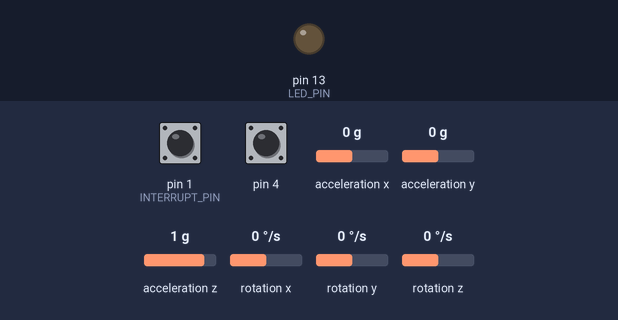
A sketch run on a simulated Arduino Leonardo, built with avr-gcc and run on an emulated ATmega32U4. Shown: output pins drawn as LEDs (lit = HIGH). Dashed ring = blinking. The test bench sets the inputs (shaded band); at power-on: pin 1 (INTERRUPT_PIN) LOW, pin 4 HIGH, acceleration x 0 g, acceleration y 0 g, acceleration z 1 g, rotation x 0 °/s, rotation y 0 °/s, rotation z 0 °/s. The sensor or clock chip raises its interrupt line as the real part does; USB keyboard and mouse output is not drawn; what the sketch prints to the serial monitor is not drawn.

Above: at 0.1 s.
At 0.66 s:
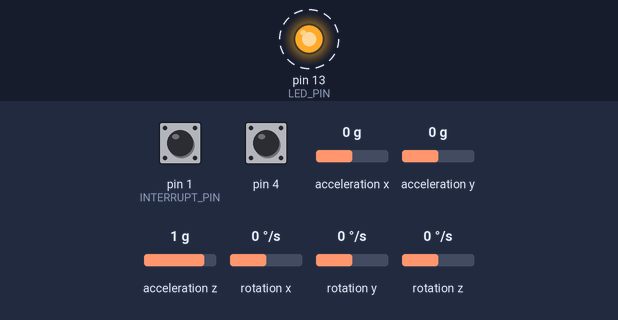
Timing chart, 0 to 3.5 s (numbered marks = the images above):
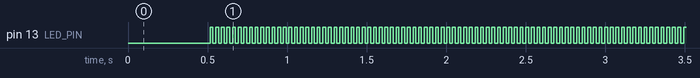

The sketch:

Gyrocon4.ino
```cpp
// Joystick library by Matthew Heironimus
// =======================================
// I2C device class (I2Cdev) demonstration Arduino sketch for MPU6050 class using DMP (MotionApps v2.0)
// 6/21/2012 by Jeff Rowberg <jeff@rowberg.net>
// Updates should (hopefully) always be available at https://github.com/jrowberg/i2cdevlib
//
// Changelog:
//      2019-07-08 - Added Auto Calibration and offset generator
//       - and altered FIFO retrieval sequence to avoid using blocking code
//      2016-04-18 - Eliminated a potential infinite loop
//      2013-05-08 - added seamless Fastwire support
//                 - added note about gyro calibration
//      2012-06-21 - added note about Arduino 1.0.1 + Leonardo compatibility error
//      2012-06-20 - improved FIFO overflow handling and simplified read process
//      2012-06-19 - completely rearranged DMP initialization code and simplification
//      2012-06-13 - pull gyro and accel data from FIFO packet instead of reading directly
//      2012-06-09 - fix broken FIFO read sequence and change interrupt detection to RISING
//      2012-06-05 - add gravity-compensated initial reference frame acceleration output
//                 - add 3D math helper file to DMP6 example sketch
//                 - add Euler output and Yaw/Pitch/Roll output formats
//      2012-06-04 - remove accel offset clearing for better results (thanks Sungon Lee)
//      2012-06-01 - fixed gyro sensitivity to be 2000 deg/sec instead of 250
//      2012-05-30 - basic DMP initialization working

/* ============================================
I2Cdev device library code is placed under the MIT license
Copyright (c) 2012 Jeff Rowberg

Permission is hereby granted, free of charge, to any person obtaining a copy
of this software and associated documentation files (the "Software"), to deal
in the Software without restriction, including without limitation the rights
to use, copy, modify, merge, publish, distribute, sublicense, and/or sell
copies of the Software, and to permit persons to whom the Software is
furnished to do so, subject to the following conditions:

The above copyright notice and this permission notice shall be included in
all copies or substantial portions of the Software.

THE SOFTWARE IS PROVIDED "AS IS", WITHOUT WARRANTY OF ANY KIND, EXPRESS OR
IMPLIED, INCLUDING BUT NOT LIMITED TO THE WARRANTIES OF MERCHANTABILITY,
FITNESS FOR A PARTICULAR PURPOSE AND NONINFRINGEMENT. IN NO EVENT SHALL THE
AUTHORS OR COPYRIGHT HOLDERS BE LIABLE FOR ANY CLAIM, DAMAGES OR OTHER
LIABILITY, WHETHER IN AN ACTION OF CONTRACT, TORT OR OTHERWISE, ARISING FROM,
OUT OF OR IN CONNECTION WITH THE SOFTWARE OR THE USE OR OTHER DEALINGS IN
THE SOFTWARE.
===============================================
*/


#include <Joystick.h>
#include "I2Cdev.h"
#include "MPU6050_6Axis_MotionApps20.h"
#include "Wire.h"

#define OUTPUT_READABLE_QUATERNION
#define INTERRUPT_PIN 1
#define LED_PIN 13

MPU6050 mpu;

int xval;
int yval;
int zval;
const int resetBtn = 4;

bool blinkState = false;

// MPU control/status vars
bool dmpReady = false;  // set true if DMP init was successful
uint8_t mpuIntStatus;   // holds actual interrupt status byte from MPU
uint8_t devStatus;      // return status after each device operation (0 = success, !0 = error)
uint16_t packetSize;    // expected DMP packet size (default is 42 bytes)
uint16_t fifoCount;     // count of all bytes currently in FIFO
uint8_t fifoBuffer[64]; // FIFO storage buffer

// orientation/motion vars
Quaternion q;           // [w, x, y, z]         quaternion container

volatile bool mpuInterrupt = false;     // indicates whether MPU interrupt pin has gone high
void dmpDataReady() {
    mpuInterrupt = true;
}
// Joystick stuff
Joystick_ Joystick(JOYSTICK_DEFAULT_REPORT_ID,JOYSTICK_TYPE_GAMEPAD,
  0, 0,                  // Button Count, Hat Switch Count
  true, true, true,     // X, Y and Z Axis
  false, false, false,   // No Rx, Ry, or Rz
  false, false,          // No rudder or throttle
  false, false, false);  // No accelerator, brake, or steering

int axe1Value;
int axe2Value;
int axe3Value;

void setup() {

// Initialize Button Pins
  pinMode(4, INPUT_PULLUP);

  // Initialize Joystick Library
  Joystick.begin();
  Joystick.setXAxisRange(-1000, 1000);
  Joystick.setYAxisRange(-1000, 1000);
  Joystick.setZAxisRange(-1000, 1000);

// join I2C bus (I2Cdev library doesn't do this automatically)

    // initialize serial communication
    Serial.begin(115200);

    // initialize device
    Serial.println(F("Initializing I2C devices..."));

    #if I2CDEV_IMPLEMENTATION == I2CDEV_ARDUINO_WIRE
        Wire.begin();
        Wire.setClock(400000); // 400kHz I2C clock. Comment this line if having compilation difficulties
    #elif I2CDEV_IMPLEMENTATION == I2CDEV_BUILTIN_FASTWIRE
        Fastwire::setup(400, true);
    #endif

    mpu.initialize();
    pinMode(INTERRUPT_PIN, INPUT);

    // verify connection
    Serial.println(F("Testing device connections..."));
    Serial.println(mpu.testConnection() ? F("MPU6050 connection successful") : F("MPU6050 connection failed"));

    // load and configure the DMP
    Serial.println(F("Initializing DMP..."));
    devStatus = mpu.dmpInitialize();

    // supply your own gyro offsets here, scaled for min sensitivity
    mpu.setXGyroOffset(22);
    mpu.setYGyroOffset(-49);
    mpu.setZGyroOffset(100);
    mpu.setZAccelOffset(1922);

    // make sure it worked (returns 0 if so)
    if (devStatus == 0) {
        // Calibration Time: generate offsets and calibrate our MPU6050
        mpu.CalibrateAccel(6);
        mpu.CalibrateGyro(6);
        mpu.PrintActiveOffsets();
        // turn on the DMP, now that it's ready
        Serial.println(F("Enabling DMP..."));
        mpu.setDMPEnabled(true);

        // enable Arduino interrupt detection
        Serial.print(F("Enabling interrupt detection (Arduino external interrupt "));
        Serial.print(digitalPinToInterrupt(INTERRUPT_PIN));
        Serial.println(F(")..."));
        attachInterrupt(digitalPinToInterrupt(INTERRUPT_PIN), dmpDataReady, RISING);
        mpuIntStatus = mpu.getIntStatus();

        // set our DMP Ready flag so the main loop() function knows it's okay to use it
        Serial.println(F("DMP ready! Waiting for first interrupt..."));
        dmpReady = true;

        // get expected DMP packet size for later comparison
        packetSize = mpu.dmpGetFIFOPacketSize();
    } else {
        // ERROR!
        // 1 = initial memory load failed
        // 2 = DMP configuration updates failed
        // (if it's going to break, usually the code will be 1)
        Serial.print(F("DMP Initialization failed (code "));
        Serial.print(devStatus);
        Serial.println(F(")"));
    }

    // configure LED for output
    pinMode(LED_PIN, OUTPUT);

}


void loop() {

// if programming failed, don't try to do anything
    if (!dmpReady) return;
    // read a packet from FIFO
    if (mpu.dmpGetCurrentFIFOPacket(fifoBuffer)) { // Get the Latest packet
        xval = ((q.x) * -1000 );
        yval = ((q.y) * 1000 );
        zval = ((q.z) * -1000 );

         // display quaternion values in easy matrix form: w x y z
            mpu.dmpGetQuaternion(&q, fifoBuffer);
            Serial.print("X Y Z\t");
            Serial.print(xval);
            Serial.print("\t");
            Serial.print(yval);
            Serial.print("\t");
            Serial.println(zval);
        // blink LED to indicate activity
        blinkState = !blinkState;
        digitalWrite(LED_PIN, blinkState);

        if (digitalRead(4) == LOW){
            mpu.CalibrateAccel(6);
            mpu.CalibrateGyro(6);
            mpu.PrintActiveOffsets();
        }
}
          // send joystick stuff
                // Axis x
        axe1Value = (xval);
        Joystick.setXAxis(axe1Value);
        delay(1);
                // Axis y
        axe2Value = (yval);
        Joystick.setYAxis(axe2Value);
        delay(1);
                // Axis z
        axe3Value = (zval);
        Joystick.setZAxis(axe3Value);
        delay(7);

}
```

Measured:
- by itself, pin 13 (LED_PIN): alternates HIGH for 0.02 s and LOW for 0.02 s
